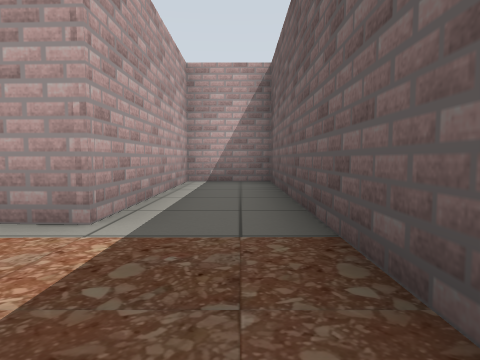
view 1 (above)

24 first-person views from a walk through a robot-simulator world made for Gazebo. The camera is 0.5 m above the floor, tilts 4° down and sees 75° across. The floor is counted in squares, 1 m on a side. Each view is taken from the middle of a square. On the plan, view 1 faces up. The plan holds only what a view shows up to about 9 squares ahead; the rest is blank. Some surface patterns are stand-ins.

view 2
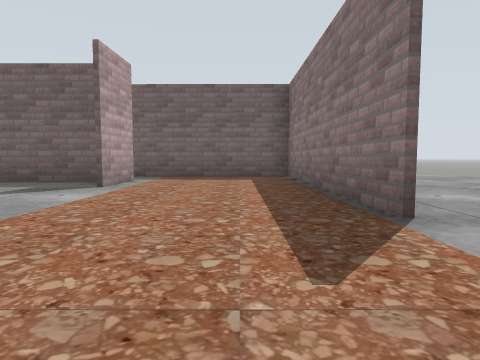

view 3
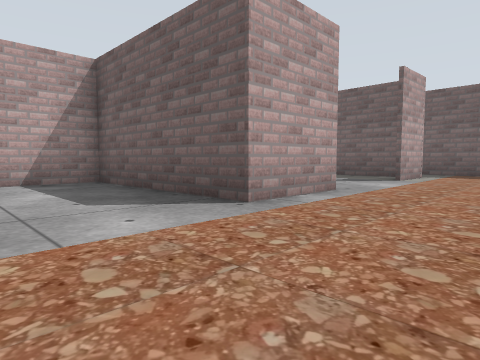

view 4
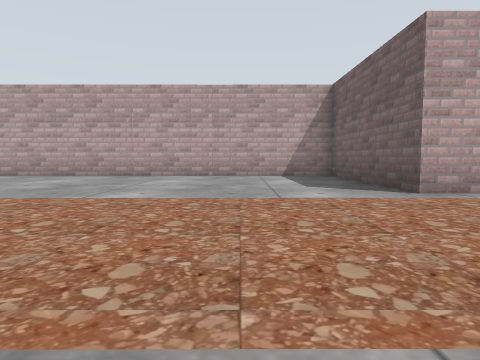

view 5
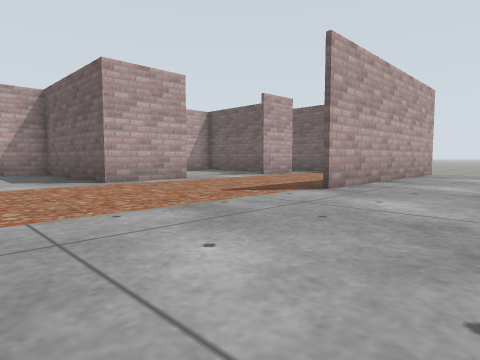

view 6
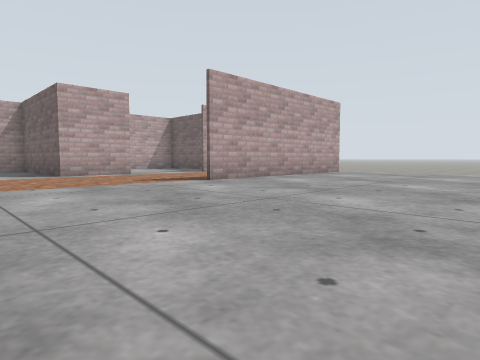

view 7
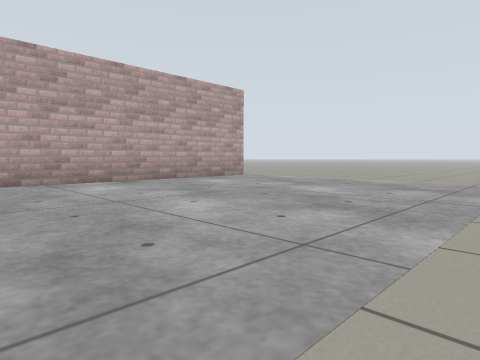

view 8
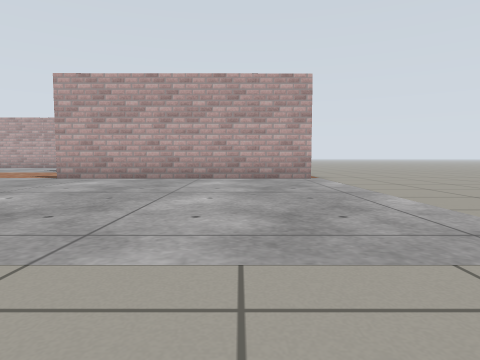

view 9
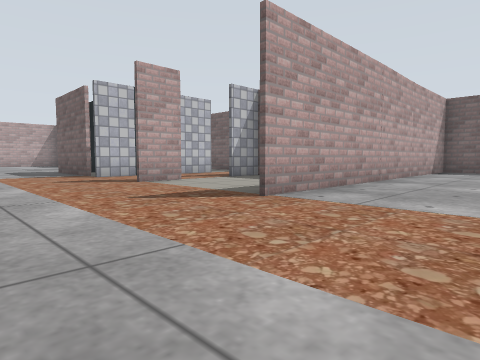

view 10
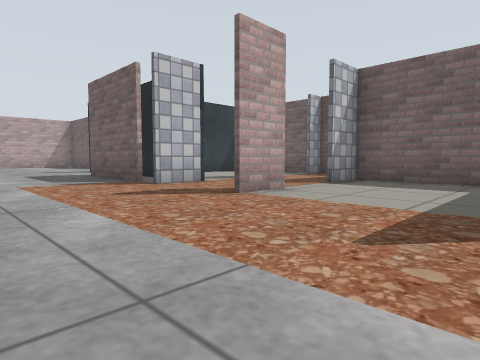

view 11
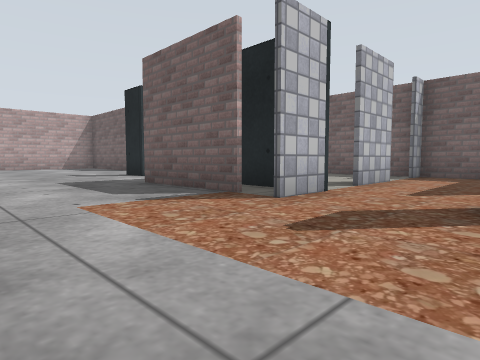

view 12
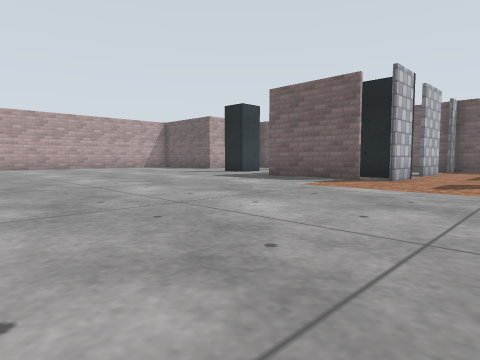

view 13
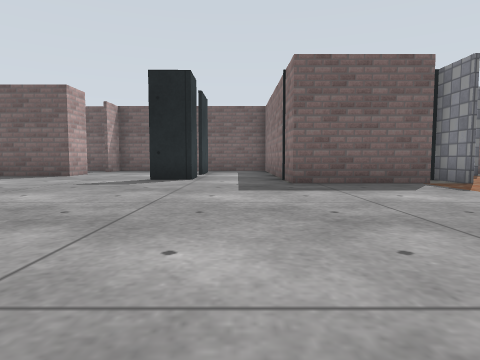

view 14
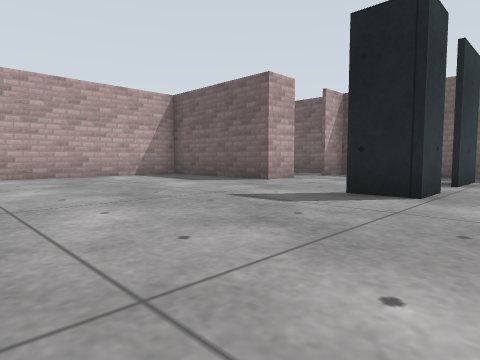

view 15
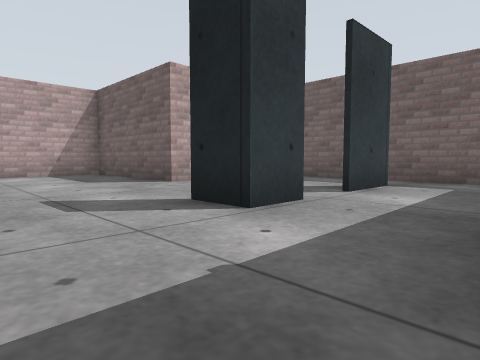

view 16
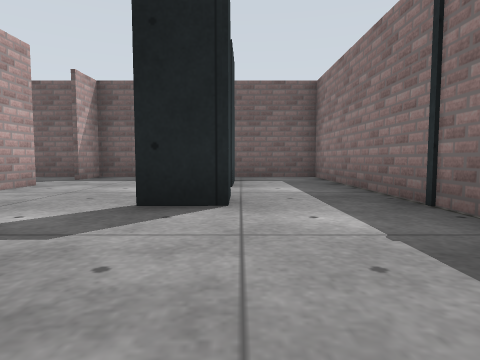

view 17
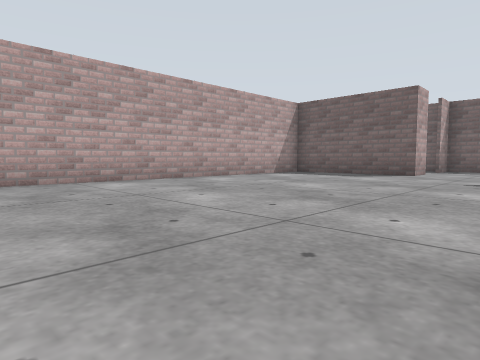

view 18
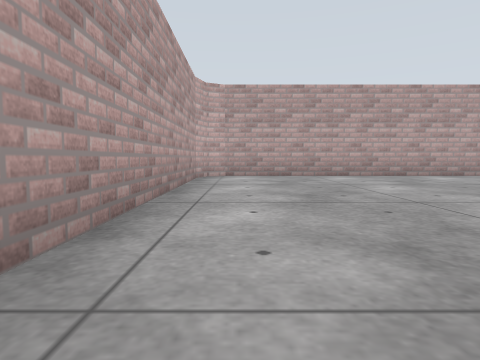

view 19
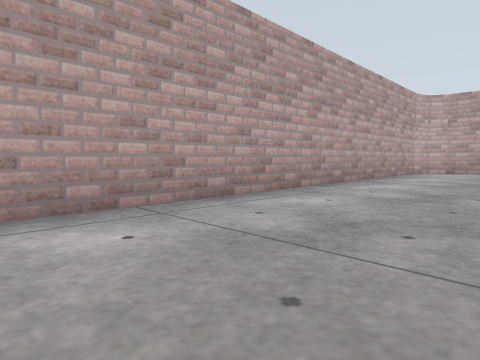

view 20
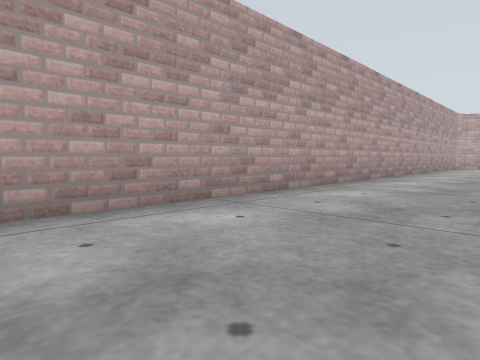

view 21
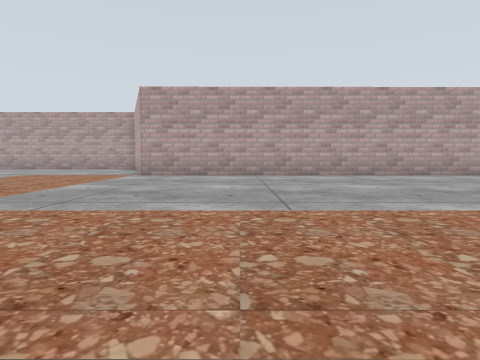

view 22
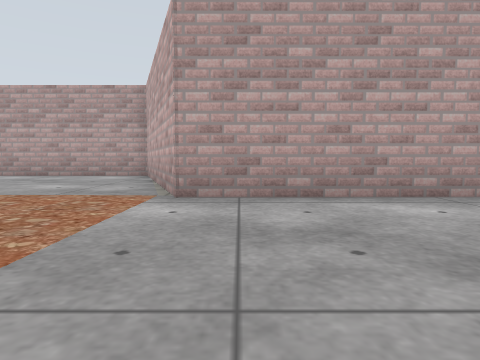

view 23
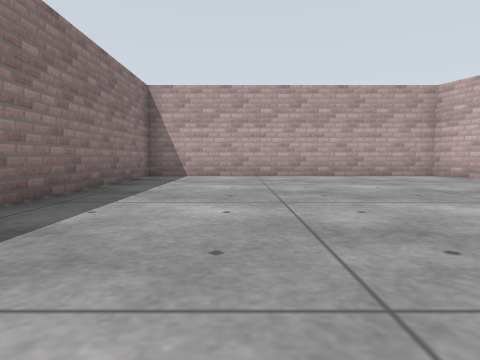

view 24
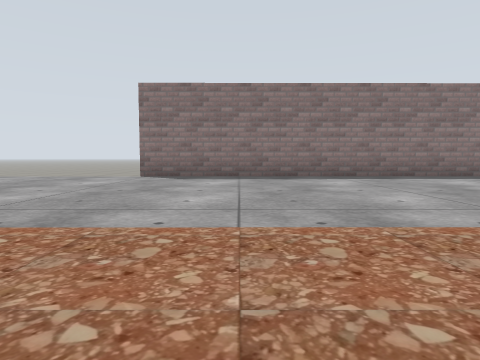

### Floor plan
Points are (right, up) in squares from view 1. A wall is a line through its corners. A room is listed if a view was taken in it or the views show most of it. See-through windows are left out.
Room 1 (view 1)
walls: (-2.6, -1.4) (0.6, -1.3) (0.7, 6.7) (-1.1, 6.7) (-1.1, 2.4) (-2.6, 2.4)
ways out: opening at (-1.5, 0.5) to room 2
Room 2 (views 2, 3, 4, 5, 6, 7, 8, 9, 10, 11, 12, 13, 14, 15, 16, 17, 18, 19, 20, 21, 22, 23, 24)
walls: (-13, 6.6) (-13, 10.3); (-15.8, 10.2) (-16.6, 10.2); (-16.8, 13.1) (-16.8, 16) (-11.5, 16); (-5.4, 2.4) (-7.5, 2.4) (-7.5, 6.7) (-16.9, 6.7); (-5.5, -1.4) (-2.6, -1.4); (-10.8, 16.5) (-10.8, 21.7) (-11.8, 21.7); (-1.2, 2.9) (-1.2, 5.2); (0.8, -1.4) (-5.5, -1.5); (-13.2, 21.7) (-14.3, 21.7) (-14.3, 25.2); (-10.8, 22.4) (-10.8, 23.5); (-14.8, 25.7) (-24.4, 25.7) (-24.9, 25.4) (-25, 25.1) (-24.9, 2.2) (-29.7, 0.4) (-29.7, -7.5) (-19.3, -7.5)
ways out: opening at (-1.5, 0.5) to room 1; opening at (2, -1)
objects: other object (-17, 10); other object (-16, 13); other object (-16, 14) to (-16, 15); other object (-16, 18) to (-15, 19); other object (-14, 10); other object (-14, 13) to (-13, 13); other object (-13, 18) to (-12, 18)

Positions as (right, up) in squares from view 1, and headings:
1: (0, 0), facing up
2: (-8, 0), facing right
3: (-10, 0), facing up-right
4: (-10, -2), facing up
5: (-10, -4), facing up-right
6: (-10, -7), facing up-right
7: (-6, -8), facing up-right
8: (-1, -9), facing up
9: (-20, 4), facing up-right
10: (-20, 7), facing up-right
11: (-20, 10), facing up-right
12: (-24, 10), facing up-right
13: (-23, 17), facing right
14: (-20, 17), facing up-right
15: (-18, 16), facing up-right
16: (-19, 18), facing right
17: (-24, 19), facing up-right
18: (-24, 17), facing up
19: (-22, 14), facing up-left
20: (-22, 8), facing up-left
21: (-16, 5), facing left
22: (-21, 3), facing left
23: (-21, -5), facing left
24: (-22, 1), facing down
